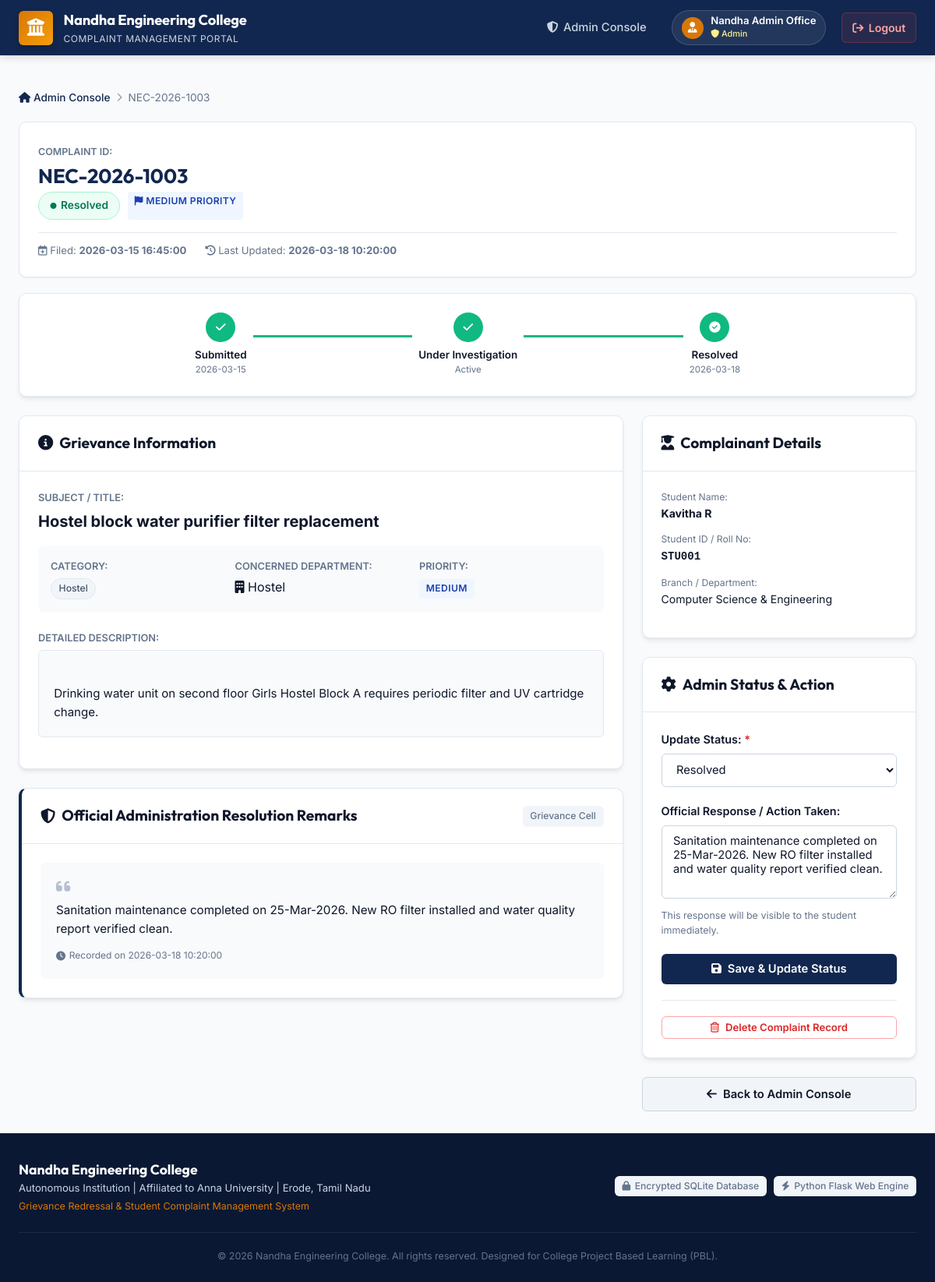
/complaint/NEC-2026-1003 (signed in), run on the app's committed database.
### tables this page shows
CREATE TABLE complaints (
            id INTEGER PRIMARY KEY AUTOINCREMENT,
            complaint_id TEXT UNIQUE NOT NULL,
            student_id TEXT NOT NULL,
            user_id INTEGER NOT NULL,
            title TEXT NOT NULL,
            category TEXT NOT NULL,
            department TEXT NOT NULL,
            priority TEXT NOT NULL,
            description TEXT NOT NULL,
            attachment TEXT,
            status TEXT NOT NULL DEFAULT 'Pending' CHECK(status IN ('Pending', 'In Progress', 'Resolved', 'Rejected')),
            admin_response TEXT,
            created_at TIMESTAMP DEFAULT CURRENT_TIMESTAMP,
            updated_at TIMESTAMP DEFAULT CURRENT_TIMESTAMP,
            FOREIGN KEY(user_id) REFERENCES users(id) ON DELETE CASCADE
        );

CREATE TABLE users (
            id INTEGER PRIMARY KEY AUTOINCREMENT,
            name TEXT NOT NULL,
            student_id TEXT UNIQUE,
            username TEXT UNIQUE,
            password TEXT NOT NULL,
            role TEXT NOT NULL CHECK(role IN ('student', 'admin')),
            department TEXT,
            created_at TIMESTAMP DEFAULT CURRENT_TIMESTAMP
        );

### app.py (the view)
@app.route('/complaint/<complaint_id>')
@login_required
def complaint_details(complaint_id):
    conn = get_db_connection()
    complaint = conn.execute('''
        SELECT c.*, u.name as student_name, u.department as student_dept, u.student_id as student_reg_id
        FROM complaints c
        JOIN users u ON c.user_id = u.id
        WHERE c.complaint_id = ?
    ''', (complaint_id,)).fetchone()
    conn.close()
    if not complaint:
        flash('Complaint not found.', 'danger')
        if session.get('role') == 'admin':
            return redirect(url_for('admin_dashboard'))
        return redirect(url_for('my_complaints'))
    if session.get('role') == 'student' and complaint['user_id'] != session.get('user_id'):
        flash('Unauthorized access: You can only view your own complaints.', 'danger')
        return redirect(url_for('my_complaints'))
    return render_template('complaint_details.html', complaint=complaint)

### app.py (called while the page is built)
def get_db_connection():
    conn = sqlite3.connect(app.config['DATABASE'])
    conn.row_factory = sqlite3.Row
    conn.execute("PRAGMA foreign_keys = ON")
    return conn

def login_required(f):
    @wraps(f)
    def decorated_function(*args, **kwargs):
        if 'user_id' not in session:
            flash('Please log in to access this page.', 'warning')
            return redirect(url_for('login'))
        return f(*args, **kwargs)
    return decorated_function

### templates/complaint_details.html (shortened to what this page needs)
{% extends "base.html" %}
{% block content %}
<div class="breadcrumb-bar">
    {% if session.get('role') == 'admin' %}
        <a href="{{ url_for('admin_dashboard') }}"><i class="fa-solid fa-house"></i> Admin Console</a>
    {% else %}
        <a href="{{ url_for('student_dashboard') }}"><i class="fa-solid fa-house"></i> Dashboard</a>
        <i class="fa-solid fa-chevron-right separator"></i>
        <a href="{{ url_for('my_complaints') }}">My Complaints</a>
    {% endif %}
    <i class="fa-solid fa-chevron-right separator"></i>
    <span>{{ complaint['complaint_id'] }}</span>
</div>
<div class="detail-header-card">
    <div class="detail-header-main">
        <div class="detail-id-tag">
            <span>Complaint ID:</span>
            <h1>{{ complaint['complaint_id'] }}</h1>
        </div>
        <div class="detail-header-badges">
            <span class="badge-status badge-status-{{ complaint['status']|lower|replace(' ', '-') }} badge-lg">
                <i class="fa-solid fa-circle status-dot"></i> {{ complaint['status'] }}
            </span>
            <span class="badge-priority badge-priority-{{ complaint['priority']|lower }} badge-lg">
                <i class="fa-solid fa-flag"></i> {{ complaint['priority'] }} Priority
            </span>
        </div>
    </div>
    <div class="detail-header-meta">
        <span><i class="fa-regular fa-calendar-plus"></i> Filed: <strong>{{ complaint['created_at'] }}</strong></span>
        <span><i class="fa-solid fa-clock-rotate-left"></i> Last Updated: <strong>{{ complaint['updated_at'] }}</strong></span>
    </div>
</div>
<div class="card stepper-card">
    <div class="status-stepper">
        <div class="step-item step-completed">
            <div class="step-circle"><i class="fa-solid fa-check"></i></div>
            <div class="step-label">Submitted</div>
            <div class="step-time">{{ complaint['created_at'][:10] }}</div>
        </div>
        <div class="step-line {% if complaint['status'] in ['In Progress', 'Resolved', 'Rejected'] %}line-active{% endif %}"></div>
        <div class="step-item {% if complaint['status'] in ['In Progress', 'Resolved', 'Rejected'] %}step-completed{% else %}step-pending{% endif %}">
            <div class="step-circle">
                {% if complaint['status'] in ['In Progress', 'Resolved', 'Rejected'] %}
                    <i class="fa-solid fa-check"></i>
                {% else %}
                    2
                {% endif %}
            </div>
            <div class="step-label">Under Investigation</div>
            <div class="step-time">{% if complaint['status'] in ['In Progress', 'Resolved', 'Rejected'] %}Active{% else %}Awaiting Review{% endif %}</div>
        </div>
        <div class="step-line {% if complaint['status'] in ['Resolved', 'Rejected'] %}line-active{% endif %}"></div>
        <div class="step-item {% if complaint['status'] == 'Resolved' %}step-completed-success{% elif complaint['status'] == 'Rejected' %}step-completed-danger{% else %}step-pending{% endif %}">
            <div class="step-circle">
                {% if complaint['status'] == 'Resolved' %}
                    <i class="fa-solid fa-circle-check"></i>
                {% elif complaint['status'] == 'Rejected' %}
                    <i class="fa-solid fa-ban"></i>
                {% else %}
                    3
                {% endif %}
            </div>
            <div class="step-label">
                {% if complaint['status'] == 'Rejected' %}Rejected{% else %}Resolved{% endif %}
            </div>
            <div class="step-time">
                {% if complaint['status'] in ['Resolved', 'Rejected'] %}{{ complaint['updated_at'][:10] }}{% else %}Final Outcome{% endif %}
            </div>
        </div>
    </div>
</div>
<div class="content-row">
    <div class="content-col-main">
        <div class="card">
            <div class="card-header border-bottom">
                <h2 class="card-title"><i class="fa-solid fa-circle-info"></i> Grievance Information</h2>
            </div>
            <div class="card-body">
                <div class="detail-field">
                    <span class="field-label">Subject / Title:</span>
                    <h3 class="field-value-title">{{ complaint['title'] }}</h3>
                </div>
                <div class="detail-meta-grid">
                    <div class="meta-item">
                        <span class="field-label">Category:</span>
                        <span class="category-pill">{{ complaint['category'] }}</span>
                    </div>
                    <div class="meta-item">
                        <span class="field-label">Concerned Department:</span>
                        <span class="field-value-text"><i class="fa-solid fa-building"></i> {{ complaint['department'] }}</span>
                    </div>
                    <div class="meta-item">
                        <span class="field-label">Priority:</span>
                        <span class="badge-priority badge-priority-{{ complaint['priority']|lower }}">
                            {{ complaint['priority'] }}
                        </span>
                    </div>
                </div>
                <div class="detail-field" style="margin-top: 1.5rem;">
                    <span class="field-label">Detailed Description:</span>
                    <div class="description-box">
                        {{ complaint['description'] }}
                    </div>
                </div>
            </div>
        </div>
        <div class="card admin-response-display-card">
            <div class="card-header border-bottom flex-between">
                <h3 class="card-title">
                    <i class="fa-solid fa-shield-halved text-primary"></i> Official Administration Resolution Remarks
                </h3>
                <span class="badge-status-neutral">Grievance Cell</span>
            </div>
            <div class="card-body">
                {% if complaint['admin_response'] %}
                    <div class="admin-response-quote">
                        <i class="fa-solid fa-quote-left quote-icon"></i>
                        <p class="response-text">{{ complaint['admin_response'] }}</p>
                        <div class="response-timestamp">
                            <i class="fa-solid fa-clock"></i> Recorded on {{ complaint['updated_at'] }}
                        </div>
                    </div>
                {% else %}
                    <div class="empty-response-notice">
                        <i class="fa-regular fa-hourglass-half"></i>
                        <p>No administrative resolution remarks have been provided yet. The concerned authority is currently reviewing this matter.</p>
                    </div>
                {% endif %}
            </div>
        </div>
    </div>
    <div class="content-col-side">
        <div class="card">
            <div class="card-header border-bottom">
                <h3 class="card-title"><i class="fa-solid fa-user-graduate"></i> Complainant Details</h3>
            </div>
            <div class="card-body">
                <div class="student-profile-item">
                    <span class="meta-label">Student Name:</span>
                    <strong class="meta-val">{{ complaint['student_name'] }}</strong>
                </div>
                <div class="student-profile-item">
                    <span class="meta-label">Student ID / Roll No:</span>
                    <strong class="meta-val"><code>{{ complaint['student_reg_id'] }}</code></strong>
                </div>
                <div class="student-profile-item">
                    <span class="meta-label">Branch / Department:</span>
                    <span class="meta-val">{{ complaint['student_dept'] }}</span>
                </div>
            </div>
        </div>
        {% if session.get('role') == 'admin' %}
            <div class="card admin-control-card">
                <div class="card-header border-bottom">
                    <h3 class="card-title"><i class="fa-solid fa-gear"></i> Admin Status & Action</h3>
                </div>
                <div class="card-body">
                    <form action="{{ url_for('update_complaint_status', complaint_id=complaint['complaint_id']) }}" method="POST">
                        <div class="form-group">
                            <label for="status_select" class="form-label required">Update Status:</label>
                            <select name="status" id="status_select" class="form-select" required>
                                <option value="Resolved" {% if complaint['status'] == 'Resolved' %}selected{% endif %}>Resolved</option>
                            </select>
                        </div>
                        <div class="form-group">
                            <label for="admin_response_text" class="form-label">Official Response / Action Taken:</label>
                            <textarea name="admin_response" id="admin_response_text" rows="4" class="form-control" placeholder="Explain the resolution, corrective action taken, or reason for decision...">{{ complaint['admin_response'] or '' }}</textarea>
                            <small class="form-hint">This response will be visible to the student immediately.</small>
                        </div>
                        <button type="submit" class="btn btn-primary btn-block">
                            <i class="fa-solid fa-floppy-disk"></i> Save & Update Status
                        </button>
                    </form>
                    <hr class="divider">
                    <form action="{{ url_for('delete_complaint', complaint_id=complaint['complaint_id']) }}" method="POST" onsubmit="return confirmDelete('{{ complaint['complaint_id'] }}');">
                        <button type="submit" class="btn btn-danger-outline btn-block btn-sm">
                            <i class="fa-regular fa-trash-can"></i> Delete Complaint Record
                        </button>
                    </form>
                </div>
            </div>
        {% endif %}
        <div style="margin-top: 1rem;">
            {% if session.get('role') == 'admin' %}
                <a href="{{ url_for('admin_dashboard') }}" class="btn btn-secondary btn-block">
                    <i class="fa-solid fa-arrow-left"></i> Back to Admin Console
                </a>
            {% else %}
                <a href="{{ url_for('my_complaints') }}" class="btn btn-secondary btn-block">
                    <i class="fa-solid fa-arrow-left"></i> Back to My Complaints
                </a>
            {% endif %}
        </div>
    </div>
</div>
{% endblock %}

### data on the page
complaints: complaint_id "NEC-2026-1003", status "Resolved", priority "MEDIUM", created_at "2026-03-15 16:45:00", updated_at "2026-03-18 10:20:00", created_at "2026-03-15", updated_at "2026-03-18", title "Hostel block water purifier filter replacement", category "Hostel", department "Hostel", description "Drinking water unit on second floor Girls Hostel Block A requires periodic filter and UV cartridge change.", admin_response "Sanitation maintenance completed on 25-Mar-2026. New RO filter installed and water quality report verified clean."
users: student_name "Kavitha R", student_reg_id "STU001", student_dept "Computer Science & Engineering"

### other printed values
{{ session.get('name') }} "Nandha Admin Office"
